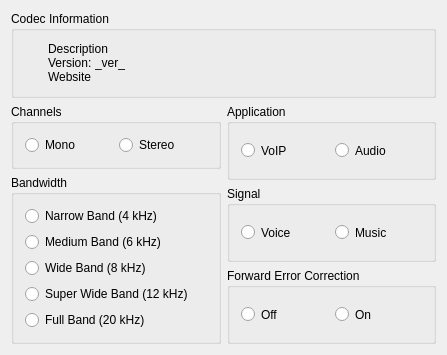
<?xml version="1.0" encoding="UTF-8"?>
<ui version="4.0">
 <class>OpusCodecParams</class>
 <widget class="QDialog" name="OpusCodecParams">
  <property name="geometry">
   <rect>
    <x>0</x>
    <y>0</y>
    <width>447</width>
    <height>345</height>
   </rect>
  </property>
  <property name="sizePolicy">
   <sizepolicy hsizetype="Minimum" vsizetype="Minimum">
    <horstretch>0</horstretch>
    <verstretch>0</verstretch>
   </sizepolicy>
  </property>
  <property name="windowTitle">
   <string>Codec Parameters</string>
  </property>
  <property name="windowIcon">
   <iconset resource="res/icons.qrc">
    <normaloff>:/icons/MainIconTx.svg</normaloff>:/icons/MainIconTx.svg</iconset>
  </property>
  <layout class="QGridLayout">
   <item row="0" column="0" colspan="2">
    <widget class="QGroupBox" name="GroupBoxInfo">
     <property name="sizePolicy">
      <sizepolicy hsizetype="MinimumExpanding" vsizetype="MinimumExpanding">
       <horstretch>0</horstretch>
       <verstretch>0</verstretch>
      </sizepolicy>
     </property>
     <property name="title">
      <string>Codec Information</string>
     </property>
     <layout class="QHBoxLayout">
      <item>
       <widget class="QLabel" name="Logo">
        <property name="sizePolicy">
         <sizepolicy hsizetype="Minimum" vsizetype="Minimum">
          <horstretch>0</horstretch>
          <verstretch>0</verstretch>
         </sizepolicy>
        </property>
        <property name="pixmap">
         <pixmap resource="res/icons.qrc">:/icons/LogoOpus.png</pixmap>
        </property>
        <property name="scaledContents">
         <bool>false</bool>
        </property>
        <property name="wordWrap">
         <bool>false</bool>
        </property>
       </widget>
      </item>
      <item>
       <spacer name="spacer1">
        <property name="orientation">
         <enum>Qt::Horizontal</enum>
        </property>
        <property name="sizeType">
         <enum>QSizePolicy::Fixed</enum>
        </property>
        <property name="sizeHint" stdset="0">
         <size>
          <width>10</width>
          <height>20</height>
         </size>
        </property>
       </spacer>
      </item>
      <item>
       <layout class="QVBoxLayout">
        <property name="spacing">
         <number>0</number>
        </property>
        <property name="margin">
         <number>0</number>
        </property>
        <item>
         <widget class="QLabel" name="LabelInfoDescription">
          <property name="sizePolicy">
           <sizepolicy hsizetype="MinimumExpanding" vsizetype="MinimumExpanding">
            <horstretch>0</horstretch>
            <verstretch>0</verstretch>
           </sizepolicy>
          </property>
          <property name="text">
           <string>Description</string>
          </property>
          <property name="wordWrap">
           <bool>false</bool>
          </property>
         </widget>
        </item>
        <item>
         <layout class="QHBoxLayout">
          <property name="spacing">
           <number>0</number>
          </property>
          <property name="margin">
           <number>0</number>
          </property>
          <item>
           <widget class="QLabel" name="LabelVersion">
            <property name="sizePolicy">
             <sizepolicy hsizetype="Minimum" vsizetype="MinimumExpanding">
              <horstretch>0</horstretch>
              <verstretch>0</verstretch>
             </sizepolicy>
            </property>
            <property name="text">
             <string>Version: </string>
            </property>
            <property name="alignment">
             <set>Qt::AlignVCenter</set>
            </property>
            <property name="wordWrap">
             <bool>false</bool>
            </property>
           </widget>
          </item>
          <item>
           <widget class="QLabel" name="LabelInfoVersion">
            <property name="sizePolicy">
             <sizepolicy hsizetype="MinimumExpanding" vsizetype="MinimumExpanding">
              <horstretch>0</horstretch>
              <verstretch>0</verstretch>
             </sizepolicy>
            </property>
            <property name="text">
             <string>_ver_</string>
            </property>
            <property name="wordWrap">
             <bool>false</bool>
            </property>
           </widget>
          </item>
         </layout>
        </item>
        <item>
         <widget class="QLabel" name="LabelInfoWebSite">
          <property name="sizePolicy">
           <sizepolicy hsizetype="MinimumExpanding" vsizetype="MinimumExpanding">
            <horstretch>0</horstretch>
            <verstretch>0</verstretch>
           </sizepolicy>
          </property>
          <property name="acceptDrops">
           <bool>false</bool>
          </property>
          <property name="text">
           <string>Website</string>
          </property>
          <property name="wordWrap">
           <bool>false</bool>
          </property>
          <property name="openExternalLinks">
           <bool>true</bool>
          </property>
          <property name="textInteractionFlags">
           <set>Qt::LinksAccessibleByMouse</set>
          </property>
         </widget>
        </item>
       </layout>
      </item>
     </layout>
    </widget>
   </item>
   <item row="1" column="1">
    <layout class="QVBoxLayout">
     <item>
      <widget class="QGroupBox" name="GroupBoxApplication">
       <property name="sizePolicy">
        <sizepolicy hsizetype="Minimum" vsizetype="MinimumExpanding">
         <horstretch>0</horstretch>
         <verstretch>0</verstretch>
        </sizepolicy>
       </property>
       <property name="title">
        <string>Application</string>
       </property>
       <layout class="QHBoxLayout">
        <item>
         <widget class="QRadioButton" name="RadioButtonAppVOIP">
          <property name="sizePolicy">
           <sizepolicy hsizetype="Minimum" vsizetype="MinimumExpanding">
            <horstretch>0</horstretch>
            <verstretch>0</verstretch>
           </sizepolicy>
          </property>
          <property name="text">
           <string>VoIP</string>
          </property>
          <attribute name="buttonGroup">
           <string notr="true">ButtonGroupApplication</string>
          </attribute>
         </widget>
        </item>
        <item>
         <widget class="QRadioButton" name="RadioButtonAppAudio">
          <property name="sizePolicy">
           <sizepolicy hsizetype="Minimum" vsizetype="MinimumExpanding">
            <horstretch>0</horstretch>
            <verstretch>0</verstretch>
           </sizepolicy>
          </property>
          <property name="text">
           <string>Audio</string>
          </property>
          <attribute name="buttonGroup">
           <string notr="true">ButtonGroupApplication</string>
          </attribute>
         </widget>
        </item>
       </layout>
      </widget>
     </item>
     <item>
      <widget class="QGroupBox" name="GroupBoxSignal">
       <property name="sizePolicy">
        <sizepolicy hsizetype="Minimum" vsizetype="MinimumExpanding">
         <horstretch>0</horstretch>
         <verstretch>0</verstretch>
        </sizepolicy>
       </property>
       <property name="title">
        <string>Signal</string>
       </property>
       <layout class="QHBoxLayout">
        <item>
         <widget class="QRadioButton" name="RadioButtonSignalVoice">
          <property name="sizePolicy">
           <sizepolicy hsizetype="Minimum" vsizetype="MinimumExpanding">
            <horstretch>0</horstretch>
            <verstretch>0</verstretch>
           </sizepolicy>
          </property>
          <property name="text">
           <string>Voice</string>
          </property>
          <attribute name="buttonGroup">
           <string notr="true">ButtonGroupSignal</string>
          </attribute>
         </widget>
        </item>
        <item>
         <widget class="QRadioButton" name="RadioButtonSignalMusic">
          <property name="sizePolicy">
           <sizepolicy hsizetype="Minimum" vsizetype="MinimumExpanding">
            <horstretch>0</horstretch>
            <verstretch>0</verstretch>
           </sizepolicy>
          </property>
          <property name="text">
           <string>Music</string>
          </property>
          <attribute name="buttonGroup">
           <string notr="true">ButtonGroupSignal</string>
          </attribute>
         </widget>
        </item>
       </layout>
      </widget>
     </item>
     <item>
      <widget class="QGroupBox" name="GroupBoxFEC">
       <property name="sizePolicy">
        <sizepolicy hsizetype="Minimum" vsizetype="MinimumExpanding">
         <horstretch>0</horstretch>
         <verstretch>0</verstretch>
        </sizepolicy>
       </property>
       <property name="title">
        <string>Forward Error Correction</string>
       </property>
       <layout class="QHBoxLayout">
        <item>
         <widget class="QRadioButton" name="RadioButtonFECOff">
          <property name="sizePolicy">
           <sizepolicy hsizetype="Minimum" vsizetype="MinimumExpanding">
            <horstretch>0</horstretch>
            <verstretch>0</verstretch>
           </sizepolicy>
          </property>
          <property name="text">
           <string>Off</string>
          </property>
          <attribute name="buttonGroup">
           <string notr="true">ButtonGroupFEC</string>
          </attribute>
         </widget>
        </item>
        <item>
         <widget class="QRadioButton" name="RadioButtonFECOn">
          <property name="sizePolicy">
           <sizepolicy hsizetype="Minimum" vsizetype="MinimumExpanding">
            <horstretch>0</horstretch>
            <verstretch>0</verstretch>
           </sizepolicy>
          </property>
          <property name="text">
           <string>On</string>
          </property>
          <attribute name="buttonGroup">
           <string notr="true">ButtonGroupFEC</string>
          </attribute>
         </widget>
        </item>
       </layout>
      </widget>
     </item>
    </layout>
   </item>
   <item row="1" column="0">
    <layout class="QVBoxLayout">
     <item>
      <widget class="QGroupBox" name="GroupBoxChannels">
       <property name="sizePolicy">
        <sizepolicy hsizetype="Minimum" vsizetype="MinimumExpanding">
         <horstretch>0</horstretch>
         <verstretch>0</verstretch>
        </sizepolicy>
       </property>
       <property name="title">
        <string>Channels</string>
       </property>
       <layout class="QHBoxLayout">
        <item>
         <widget class="QRadioButton" name="RadioButtonChannelsMono">
          <property name="sizePolicy">
           <sizepolicy hsizetype="Minimum" vsizetype="MinimumExpanding">
            <horstretch>0</horstretch>
            <verstretch>0</verstretch>
           </sizepolicy>
          </property>
          <property name="text">
           <string>Mono</string>
          </property>
          <attribute name="buttonGroup">
           <string notr="true">ButtonGroupChannels</string>
          </attribute>
         </widget>
        </item>
        <item>
         <widget class="QRadioButton" name="RadioButtonChannelsStereo">
          <property name="sizePolicy">
           <sizepolicy hsizetype="Minimum" vsizetype="MinimumExpanding">
            <horstretch>0</horstretch>
            <verstretch>0</verstretch>
           </sizepolicy>
          </property>
          <property name="text">
           <string>Stereo</string>
          </property>
          <attribute name="buttonGroup">
           <string notr="true">ButtonGroupChannels</string>
          </attribute>
         </widget>
        </item>
       </layout>
      </widget>
     </item>
     <item>
      <widget class="QGroupBox" name="GroupBoxBandwidth">
       <property name="sizePolicy">
        <sizepolicy hsizetype="Minimum" vsizetype="MinimumExpanding">
         <horstretch>0</horstretch>
         <verstretch>0</verstretch>
        </sizepolicy>
       </property>
       <property name="title">
        <string>Bandwidth</string>
       </property>
       <layout class="QVBoxLayout">
        <item>
         <widget class="QRadioButton" name="RadioButtonBandwidthNB">
          <property name="sizePolicy">
           <sizepolicy hsizetype="Minimum" vsizetype="MinimumExpanding">
            <horstretch>0</horstretch>
            <verstretch>0</verstretch>
           </sizepolicy>
          </property>
          <property name="text">
           <string>Narrow Band (4 kHz)</string>
          </property>
          <attribute name="buttonGroup">
           <string notr="true">ButtonGroupBandwidth</string>
          </attribute>
         </widget>
        </item>
        <item>
         <widget class="QRadioButton" name="RadioButtonBandwidthMB">
          <property name="sizePolicy">
           <sizepolicy hsizetype="Minimum" vsizetype="MinimumExpanding">
            <horstretch>0</horstretch>
            <verstretch>0</verstretch>
           </sizepolicy>
          </property>
          <property name="text">
           <string>Medium Band (6 kHz)</string>
          </property>
          <attribute name="buttonGroup">
           <string notr="true">ButtonGroupBandwidth</string>
          </attribute>
         </widget>
        </item>
        <item>
         <widget class="QRadioButton" name="RadioButtonBandwidthWB">
          <property name="sizePolicy">
           <sizepolicy hsizetype="Minimum" vsizetype="MinimumExpanding">
            <horstretch>0</horstretch>
            <verstretch>0</verstretch>
           </sizepolicy>
          </property>
          <property name="text">
           <string>Wide Band (8 kHz)</string>
          </property>
          <attribute name="buttonGroup">
           <string notr="true">ButtonGroupBandwidth</string>
          </attribute>
         </widget>
        </item>
        <item>
         <widget class="QRadioButton" name="RadioButtonBandwidthSWB">
          <property name="sizePolicy">
           <sizepolicy hsizetype="Minimum" vsizetype="MinimumExpanding">
            <horstretch>0</horstretch>
            <verstretch>0</verstretch>
           </sizepolicy>
          </property>
          <property name="text">
           <string>Super Wide Band (12 kHz)</string>
          </property>
          <attribute name="buttonGroup">
           <string notr="true">ButtonGroupBandwidth</string>
          </attribute>
         </widget>
        </item>
        <item>
         <widget class="QRadioButton" name="RadioButtonBandwidthFB">
          <property name="sizePolicy">
           <sizepolicy hsizetype="Minimum" vsizetype="Minimum">
            <horstretch>0</horstretch>
            <verstretch>0</verstretch>
           </sizepolicy>
          </property>
          <property name="text">
           <string>Full Band (20 kHz)</string>
          </property>
          <attribute name="buttonGroup">
           <string notr="true">ButtonGroupBandwidth</string>
          </attribute>
         </widget>
        </item>
       </layout>
      </widget>
     </item>
    </layout>
   </item>
  </layout>
 </widget>
 <layoutdefault spacing="6" margin="11"/>
 <tabstops>
  <tabstop>RadioButtonChannelsMono</tabstop>
  <tabstop>RadioButtonChannelsStereo</tabstop>
  <tabstop>RadioButtonBandwidthNB</tabstop>
  <tabstop>RadioButtonBandwidthMB</tabstop>
  <tabstop>RadioButtonBandwidthWB</tabstop>
  <tabstop>RadioButtonBandwidthSWB</tabstop>
  <tabstop>RadioButtonBandwidthFB</tabstop>
  <tabstop>RadioButtonAppVOIP</tabstop>
  <tabstop>RadioButtonAppAudio</tabstop>
  <tabstop>RadioButtonSignalVoice</tabstop>
  <tabstop>RadioButtonSignalMusic</tabstop>
  <tabstop>RadioButtonFECOff</tabstop>
  <tabstop>RadioButtonFECOn</tabstop>
 </tabstops>
 <resources>
  <include location="res/icons.qrc"/>
 </resources>
 <connections/>
 <buttongroups>
  <buttongroup name="ButtonGroupChannels"/>
  <buttongroup name="ButtonGroupSignal"/>
  <buttongroup name="ButtonGroupFEC"/>
  <buttongroup name="ButtonGroupBandwidth"/>
  <buttongroup name="ButtonGroupApplication"/>
 </buttongroups>
</ui>
